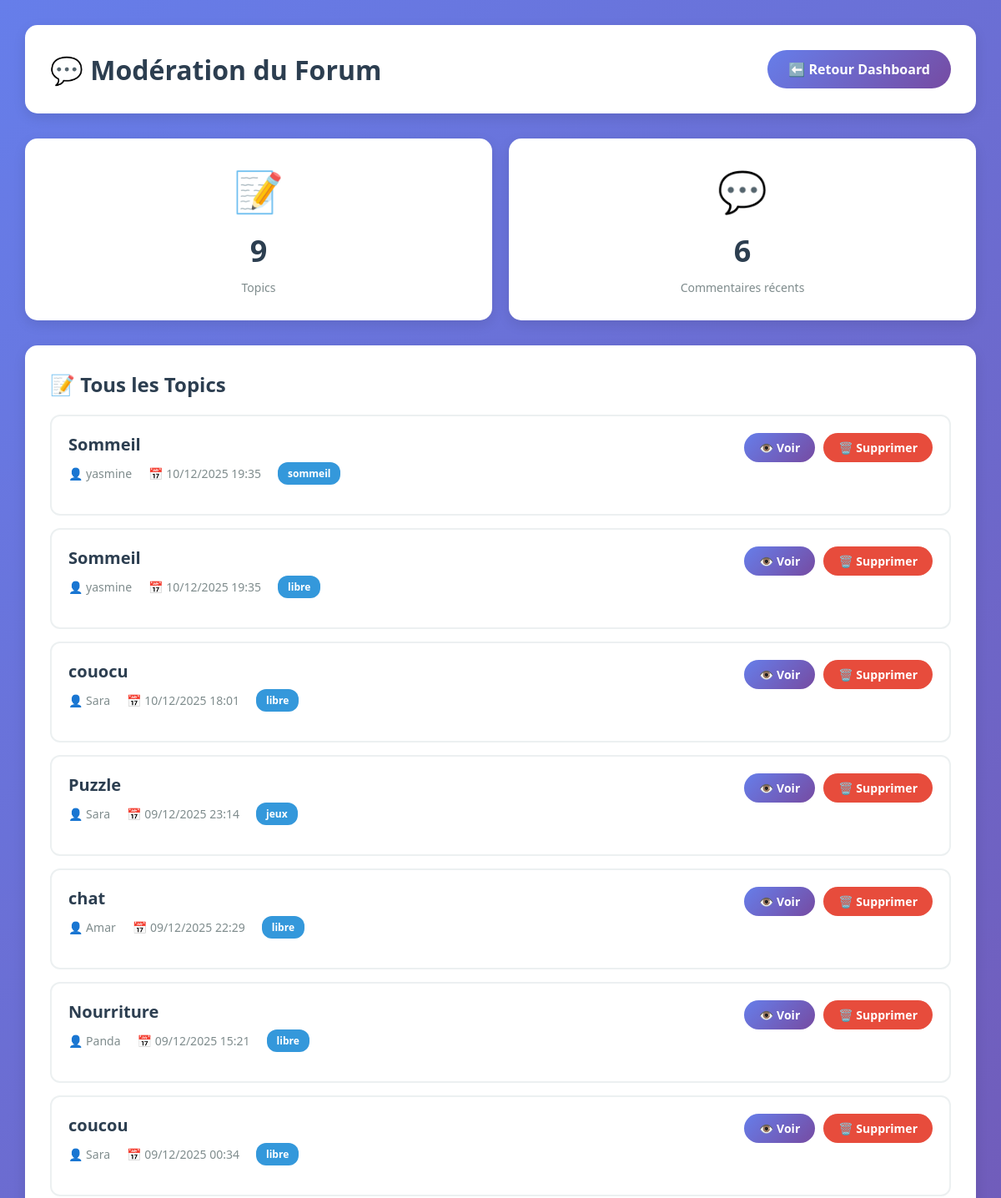
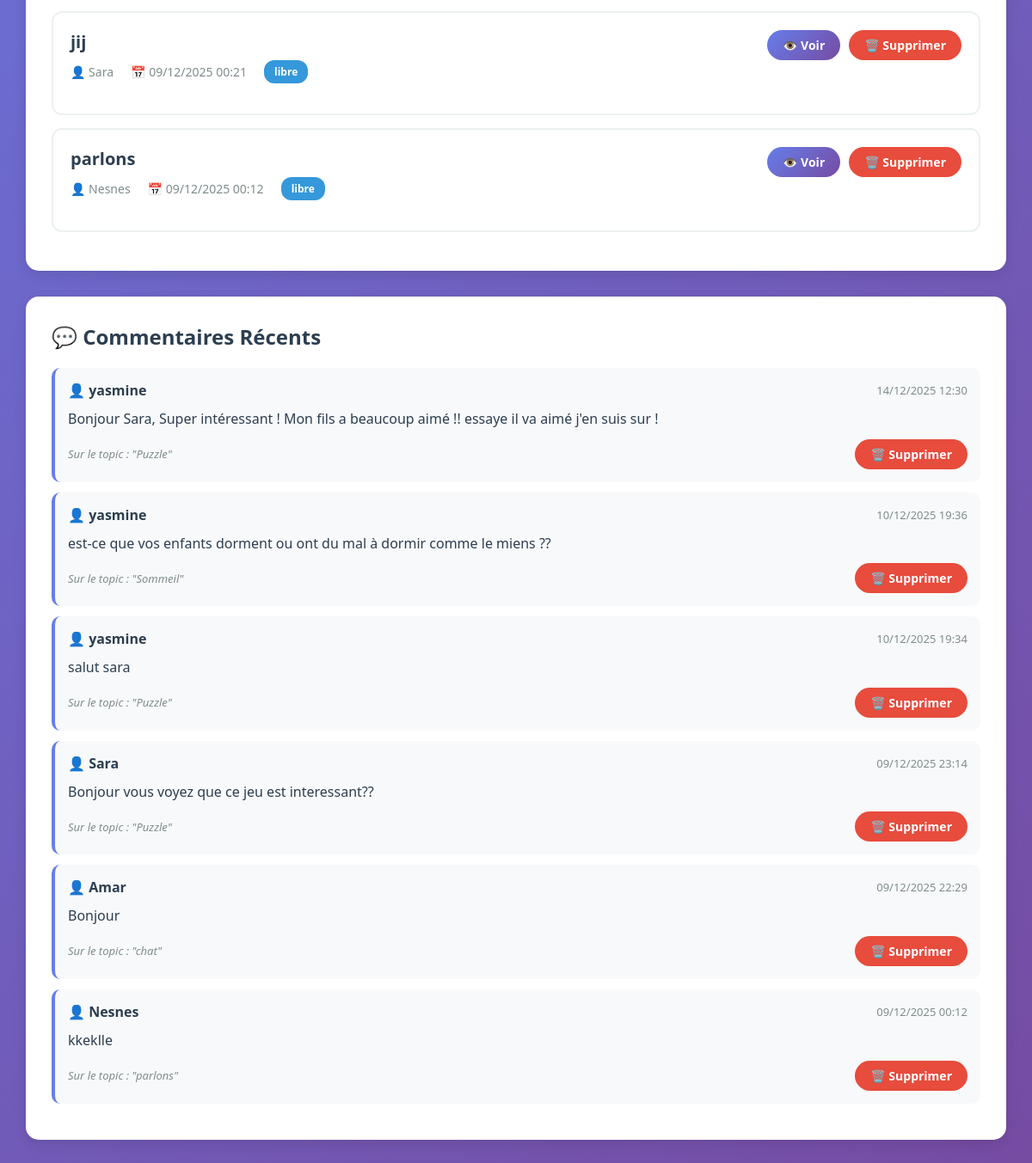
The page /admin-dashboard/forum/ (signed in) on the database its author committed (2 pictures, top to bottom).
### forum/models.py (models this page shows, shortened)
class Topic(models.Model):
    CATEGORY_CHOICES = [
        ('ecole', '🏫 École et Scolarité'),
        ('alimentation', '🍽️ Alimentation et Repas'),
        ('sommeil', '😴 Sommeil et Routines'),
        ('jeux', '🎮 Jeux et Activités'),
        ('sante', '💊 Santé et Thérapies'),
        ('entraide', '🤝 Entraide et Soutien'),
        ('libre', '💬 Discussions Libres'),
    ]
    title = models.CharField(max_length=200)
    created_by = models.ForeignKey(User, on_delete=models.CASCADE)
    created_at = models.DateTimeField(auto_now_add=True)
    icon = models.CharField(max_length=20, blank=True, null=True)
    category = models.CharField(max_length=20, choices=CATEGORY_CHOICES, default='libre')
    class Meta:
        ordering = ['-created_at']

class Post(models.Model):
    topic = models.ForeignKey(Topic, on_delete=models.CASCADE)
    content = models.TextField()
    created_by = models.ForeignKey(User, on_delete=models.CASCADE)
    created_at = models.DateTimeField(auto_now_add=True)

### authen/admin_views.py (the view)
# urls.py: path('admin-dashboard/forum/', admin_forum_moderation, name='admin_forum_moderation'),
@admin_required
def admin_forum_moderation(request):
    topics = Topic.objects.select_related('created_by').order_by('-created_at')
    posts = Post.objects.select_related('created_by', 'topic').order_by('-created_at')[:20]
    context = {
        'topics': topics,
        'posts': posts,
    }
    return render(request, 'authen/admin/forum_moderation.html', context)

### authen/admin_views.py (called while the page is built)
def is_admin(user):
    return user.is_staff or user.is_superuser

### authen/templates/authen/admin/forum_moderation.html (shortened to what this page needs)
<!DOCTYPE html>
<html lang="fr">
<head>
</head>
<body>
    <div class="container">
        <div class="header">
            <h1>💬 Modération du Forum</h1>
            <a href="{% url 'admin_dashboard' %}" class="btn-back">⬅️ Retour Dashboard</a>
        </div>
        <div class="stats-grid">
            <div class="stat-card">
                <div class="icon">📝</div>
                <div class="number">{{ topics|length }}</div>
                <div class="label">Topics</div>
            </div>
            <div class="stat-card">
                <div class="icon">💬</div>
                <div class="number">{{ posts|length }}</div>
                <div class="label">Commentaires récents</div>
            </div>
        </div>
        <div class="section-card">
            <h2>📝 Tous les Topics</h2>
            {% if topics %}
                {% for topic in topics %}
                <div class="topic-item">
                    <div class="topic-header">
                        <div class="topic-info">
                            <h3>{{ topic.title }}</h3>
                            <div class="topic-meta">
                                <span>👤 {{ topic.created_by.username }}</span>
                                <span>📅 {{ topic.created_at|date:"d/m/Y H:i" }}</span>
                                {% if topic.category %}
                                <span class="badge badge-category">{{ topic.category }}</span>
                                {% endif %}
                            </div>
                        </div>
                        <div class="topic-actions">
                            <a href="{% url 'forum:topic_detail' topic.id %}" target="_blank" class="btn btn-view">👁️ Voir</a>
                            <a href="{% url 'admin_delete_topic' topic.id %}"
                               class="btn btn-delete"
                               onclick="return confirm('⚠️ Supprimer ce topic et tous ses commentaires ?')">
                                🗑️ Supprimer
                            </a>
                        </div>
                    </div>
                </div>
                {% endfor %}
            {% else %}
                <div class="no-content">
                    <p>😕 Aucun topic pour le moment</p>
                </div>
            {% endif %}
        </div>
        <div class="section-card">
            <h2>💬 Commentaires Récents</h2>
            {% if posts %}
                {% for post in posts %}
                <div class="post-item">
                    <div class="post-header">
                        <span class="post-author">👤 {{ post.created_by.username }}</span>
                        <span class="post-date">{{ post.created_at|date:"d/m/Y H:i" }}</span>
                    </div>
                    <div class="post-content">
                        {{ post.content|truncatewords:30 }}
                    </div>
                    <div style="display: flex; justify-content: space-between; align-items: center;">
                        <div class="post-topic">
                            Sur le topic : "{{ post.topic.title }}"
                        </div>
                        <a href="{% url 'admin_delete_post' post.id %}"
                           class="btn btn-delete"
                           onclick="return confirm('⚠️ Supprimer ce commentaire ?')">
                            🗑️ Supprimer
                        </a>
                    </div>
                </div>
                {% endfor %}
            {% else %}
                <div class="no-content">
                    <p>😕 Aucun commentaire pour le moment</p>
                </div>
            {% endif %}
        </div>
    </div>
</body>
</html>

### authen/templates/authen/admin/forum_moderation.html (style rules this page uses)
* { margin: 0; padding: 0; box-sizing: border-box; }
body { font-family: 'Segoe UI', Tahoma, Geneva, Verdana, sans-serif; background: linear-gradient(135deg, #667eea 0%, #764ba2 100%); min-height: 100vh; padding: 30px; }
.container { max-width: 1400px; margin: 0 auto; }
.header { background: white; padding: 30px; border-radius: 15px; box-shadow: 0 5px 15px rgba(0,0,0,0.1); margin-bottom: 30px; display: flex; justify-content: space-between; align-items: center; }
.header h1 { font-size: 32px; color: #2c3e50; }
.btn-back { padding: 12px 25px; background: linear-gradient(135deg, #667eea 0%, #764ba2 100%); color: white; border: none; border-radius: 25px; text-decoration: none; font-weight: 600; transition: all 0.3s; display: inline-block; }
.stats-grid { display: grid; grid-template-columns: repeat(auto-fit, minmax(250px, 1fr)); gap: 20px; margin-bottom: 30px; }
.stat-card { background: white; padding: 30px; border-radius: 15px; box-shadow: 0 5px 15px rgba(0,0,0,0.1); text-align: center; }
.stat-card .icon { font-size: 48px; margin-bottom: 15px; }
.stat-card .number { font-size: 36px; font-weight: bold; color: #2c3e50; }
.stat-card .label { font-size: 14px; color: #7f8c8d; margin-top: 10px; }
.section-card { background: white; padding: 30px; border-radius: 15px; box-shadow: 0 5px 15px rgba(0,0,0,0.1); margin-bottom: 30px; }
.section-card h2 { font-size: 24px; color: #2c3e50; margin-bottom: 20px; display: flex; align-items: center; gap: 10px; }
.topic-item { padding: 20px; border: 2px solid #ecf0f1; border-radius: 12px; margin-bottom: 15px; transition: all 0.3s; }
.topic-header { display: flex; justify-content: space-between; align-items: flex-start; margin-bottom: 15px; }
.topic-info { flex: 1; }
.topic-info h3 { font-size: 20px; color: #2c3e50; margin-bottom: 8px; }
.topic-meta { display: flex; gap: 20px; font-size: 14px; color: #7f8c8d; }
.topic-meta span { display: flex; align-items: center; gap: 5px; }
.topic-actions { display: flex; gap: 10px; }
.btn { padding: 8px 18px; border: none; border-radius: 20px; cursor: pointer; font-weight: 600; font-size: 14px; text-decoration: none; display: inline-block; transition: all 0.3s; }
.btn-view { background: linear-gradient(135deg, #667eea 0%, #764ba2 100%); color: white; }
.btn-delete { background: #e74c3c; color: white; }
.badge { padding: 5px 12px; border-radius: 12px; font-size: 12px; font-weight: 600; display: inline-block; }
.badge-category { background: #3498db; color: white; }
.post-item { padding: 15px; background: #f8f9fa; border-radius: 10px; margin-bottom: 12px; border-left: 4px solid #667eea; }
.post-header { display: flex; justify-content: space-between; align-items: center; margin-bottom: 10px; }
.post-author { font-weight: 600; color: #2c3e50; }
.post-date { font-size: 13px; color: #7f8c8d; }
.post-content { color: #2c3e50; line-height: 1.6; margin-bottom: 10px; }
.post-topic { font-size: 13px; color: #7f8c8d; font-style: italic; }

### rows shown on the page
Topic: title "Sommeil", created_by.username "yasmine", created_at "10/12/2025 19:35", category "sommeil"
Topic: title "Sommeil", created_by.username "yasmine", created_at "10/12/2025 19:35", category "libre"
Topic: title "couocu", created_by.username "Sara", created_at "10/12/2025 18:01", category "libre"
Topic: title "Puzzle", created_by.username "Sara", created_at "09/12/2025 23:14", category "jeux"
Topic: title "chat", created_by.username "Amar", created_at "09/12/2025 22:29", category "libre"
Topic: title "Nourriture", created_by.username "Panda", created_at "09/12/2025 15:21", category "libre"
Topic: title "coucou", created_by.username "Sara", created_at "09/12/2025 00:34", category "libre"
Topic: title "jij", created_by.username "Sara", created_at "09/12/2025 00:21", category "libre"
Topic: title "parlons", created_by.username "Nesnes", created_at "09/12/2025 00:12", category "libre"
Post: created_by.username "yasmine", created_at "14/12/2025 12:30", content "Bonjour Sara, Super intéressant ! Mon fils a beaucoup aimé !! essaye il va aimé j'en suis sur !", topic "Puzzle"
Post: created_by.username "yasmine", created_at "10/12/2025 19:36", content "est-ce que vos enfants dorment ou ont du mal à dormir comme le miens ??", topic "Sommeil"
Post: created_by.username "yasmine", created_at "10/12/2025 19:34", content "salut sara", topic "Puzzle"
Post: created_by.username "Sara", created_at "09/12/2025 23:14", content "Bonjour vous voyez que ce jeu est interessant??", topic "Puzzle"
Post: created_by.username "Amar", created_at "09/12/2025 22:29", content "Bonjour", topic "chat"
Post: created_by.username "Nesnes", created_at "09/12/2025 00:12", content "kkeklle", topic "parlons"

### other values the page prints
{{ topics|length }} "9"
{{ posts|length }} "6"
